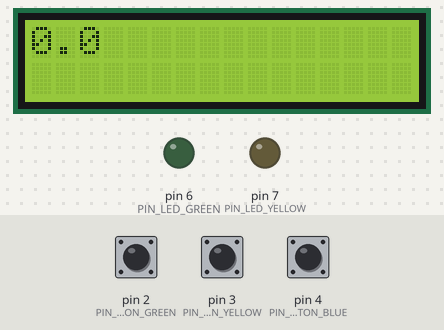
Bench run of a sketch on a simulated Arduino Uno, built with avr-gcc and run on an emulated ATmega328P. On the bench: 16×2 character LCD, output pins drawn as LEDs (lit = HIGH). The test bench sets the inputs (shaded band); at power-on: pin 3 (PIN_PUSHBUTTON_YELLOW) HIGH, pin 4 (PIN_PUSHBUTTON_BLUE) HIGH, pin 2 (PIN_PUSHBUTTON_GREEN) HIGH.

Above: at 1.2 s.
1.3 s: pin 3 (PIN_PUSHBUTTON_YELLOW) pulled LOW for 0.15 s
At 1.45 s:
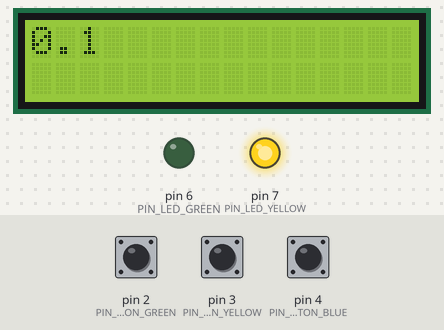
2.0 s: pin 4 (PIN_PUSHBUTTON_BLUE) pulled LOW for 0.15 s
At 3.0 s:
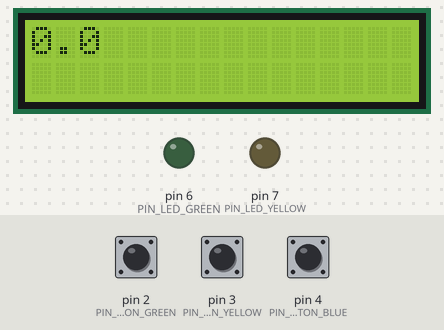
3.6 s: pin 3 (PIN_PUSHBUTTON_YELLOW) pulled LOW for 1 s
At 3.86 s:
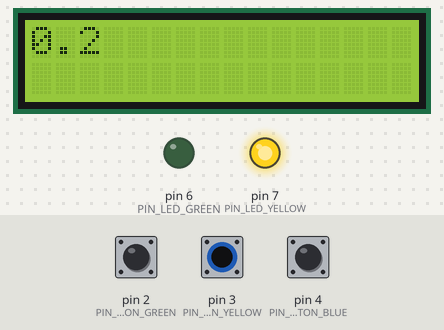
5.2 s: pin 2 (PIN_PUSHBUTTON_GREEN) pulled LOW for 0.15 s
5.9 s: pin 4 (PIN_PUSHBUTTON_BLUE) pulled LOW for 1 s
At 7.3 s:
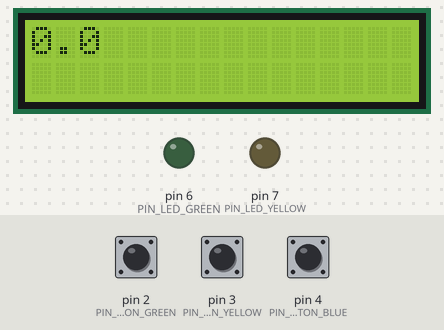
Timing chart, 0 to 8.9 s (numbered marks = the images above; inputs shaded):
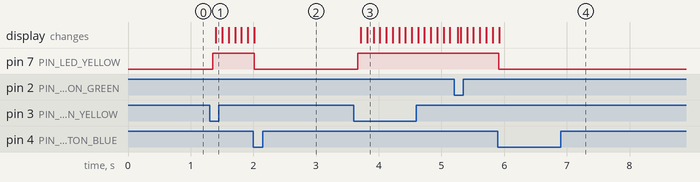

Measured:
- after the input at 1.3 s, pin 7 (PIN_LED_YELLOW): LOW → HIGH after 0.05 s; the display: changes after 0.10 s (image 1)
- after the input at 2.0 s, pin 7 (PIN_LED_YELLOW): HIGH → LOW at once
- after the input at 3.6 s, pin 7 (PIN_LED_YELLOW): LOW → HIGH after 0.06 s; the display: first changes after 0.11 s (image 3 shows a later state)
- after the input at 5.9 s, pin 7 (PIN_LED_YELLOW): HIGH → LOW at once

The sketch:

TwoTimersArduinoLibrary.ino
```cpp
#include <LiquidCrystal.h>

/***  LCD ***/
LiquidCrystal lcd(13, 12, 11, 10, 9, 8);
#define LINE_1 0
#define LINE_2 1

#define PIN_PUSHBUTTON_GREEN 2
#define PIN_PUSHBUTTON_YELLOW 3
#define PIN_PUSHBUTTON_BLUE 4

#define PIN_LED_GREEN 6
#define PIN_LED_YELLOW 7

/*** Interrupt flags ***/
volatile int mainEventFlags = 0;
#define FLAG_PUSHBUTTON_GREEN 0x01
#define FLAG_PUSHBUTTON_YELLOW 0x02

unsigned long yellowTimerMs = 0;
uint8_t isYellowTimerRunning = 0;

unsigned long priorTimeMs = 0;

void setup() {
  lcd.begin(16, 2);
  pinMode(PIN_PUSHBUTTON_YELLOW, INPUT_PULLUP);
  pinMode(PIN_PUSHBUTTON_GREEN, INPUT_PULLUP);
  pinMode(PIN_PUSHBUTTON_BLUE, INPUT_PULLUP);

  attachInterrupt(digitalPinToInterrupt(PIN_PUSHBUTTON_GREEN), green_pushbutton_isr, FALLING);
  attachInterrupt(digitalPinToInterrupt(PIN_PUSHBUTTON_YELLOW), yellow_pushbutton_isr, FALLING);

  pinMode(PIN_LED_GREEN, OUTPUT);
  pinMode(PIN_LED_YELLOW, OUTPUT);
  digitalWrite(PIN_LED_GREEN, LOW);
  digitalWrite(PIN_LED_YELLOW, LOW);
}

void loop() {

  if (mainEventFlags & FLAG_PUSHBUTTON_GREEN) {
    delay(20);
    mainEventFlags &= ~FLAG_PUSHBUTTON_GREEN;
    if (!digitalRead(PIN_PUSHBUTTON_GREEN)) {
      // do stuff

    }
  }
  if (mainEventFlags & FLAG_PUSHBUTTON_YELLOW) {
    delay(20);
    mainEventFlags &= ~FLAG_PUSHBUTTON_YELLOW;
    if (!digitalRead(PIN_PUSHBUTTON_YELLOW)) {
      // do stuff
	  isYellowTimerRunning = !isYellowTimerRunning;
      digitalWrite(PIN_LED_YELLOW, isYellowTimerRunning);
    }
  }
  if (!digitalRead(PIN_PUSHBUTTON_BLUE)) {
    // do stuff
	  digitalWrite(PIN_LED_GREEN, LOW);
    digitalWrite(PIN_LED_YELLOW, LOW);
    lcd.clear();
	  isYellowTimerRunning = 0;
    yellowTimerMs = 0;
  }

  unsigned long currentTimeMs = millis();
  unsigned long elapsedTimeMs = currentTimeMs - priorTimeMs;
  priorTimeMs = currentTimeMs;

  if (isYellowTimerRunning) {
    yellowTimerMs += elapsedTimeMs;
  }
  updateLcd();
  delay(50);
}

void updateLcd() {
  lcd.setCursor(0, LINE_1);
  lcd.print(yellowTimerMs / 1000);
  lcd.print(".");
  lcd.print(yellowTimerMs / 100 % 10);
  //lcd.print("   ");
}

// Simple ISRs that set flags only
void green_pushbutton_isr() {
  mainEventFlags |= FLAG_PUSHBUTTON_GREEN;
}

void yellow_pushbutton_isr() {
  mainEventFlags |= FLAG_PUSHBUTTON_YELLOW;
}
```
